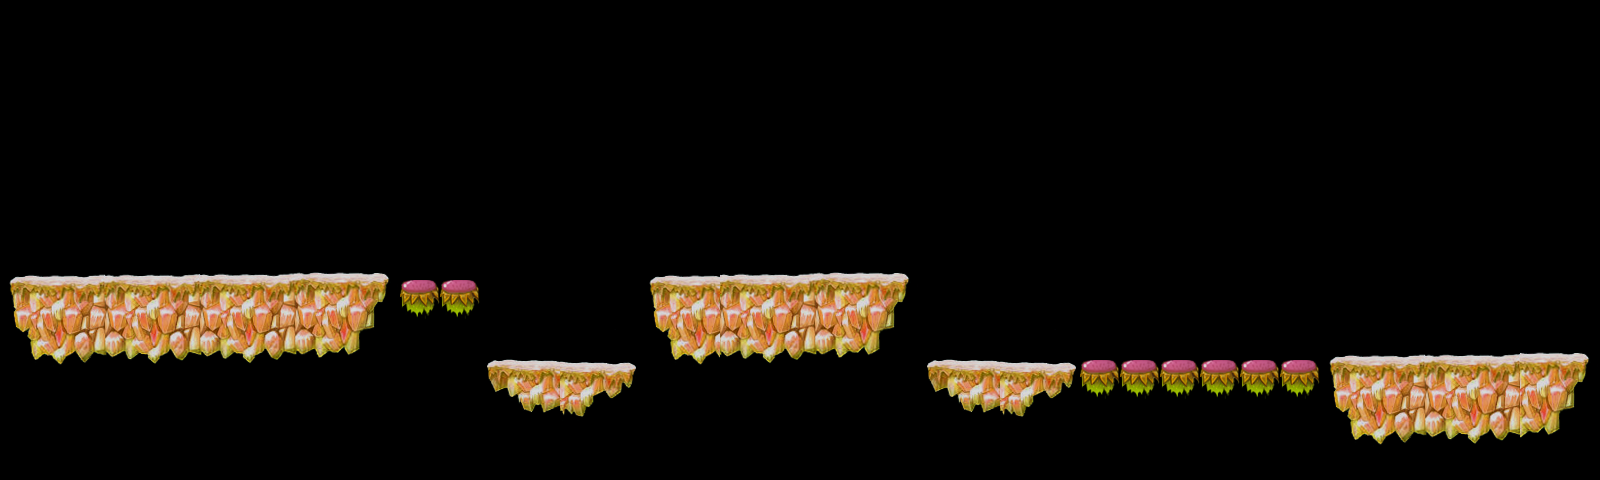

A 2D game scene composited from a Tiled map and its tileset images. What follows is a short description and the map's XML, with each tile layer's data collapsed to a summary:
An orthogonal 40x12 tile map with 40x40 px tiles, 3 tile layers (terrain1, decorate, protect), 1 hidden layer not drawn and 49 objects (37x 0, 7x c1, 5x 1).

<map version="1.0" orientation="orthogonal" width="40" height="12" tilewidth="40" tileheight="40">
 <tileset firstgid="1" name="forest" tilewidth="40" tileheight="40">
  <image source="forest.png" width="1600" height="400" />
 </tileset>
 <layer name="terrain1" width="40" height="12">
  <data>[480 cells, 120 non-empty, 52 distinct tile ids]</data>
 </layer>
 <layer name="terrain2" width="40" height="12" visible="0">
  <data>[480 cells, 0 non-empty, 0 distinct tile ids]</data>
 </layer>
 <layer name="decorate" width="40" height="12">
  <data>[480 cells, 14 non-empty, 8 distinct tile ids]</data>
 </layer>
 <layer name="protect" width="40" height="12">
  <data>[480 cells, 8 non-empty, 1 distinct tile ids]</data>
 </layer>
 <objectgroup name="collision" width="40" height="12">
  <object name="c1" x="0" y="280" width="400" height="200" />
  <object name="c1" x="480" y="360" width="160" height="120" />
  <object name="c1" x="640" y="280" width="280" height="200" />
  <object name="c1" x="920" y="360" width="160" height="120" />
  <object name="c1" x="1320" y="360" width="280" height="120" />
 </objectgroup>
 <objectgroup name="items" width="40" height="12">
  <object type="0" x="480" y="120" width="40" height="40" />
  <object type="0" x="520" y="120" width="40" height="40" />
  <object type="0" x="640" y="160" width="40" height="40" />
  <object type="0" x="920" y="120" width="40" height="40" />
  <object type="0" x="560" y="120" width="40" height="40" />
  <object type="0" x="600" y="120" width="40" height="40" />
  <object type="0" x="640" y="120" width="40" height="40" />
  <object type="0" x="680" y="160" width="40" height="40" />
  <object type="0" x="680" y="200" width="40" height="40" />
  <object type="0" x="720" y="200" width="40" height="40" />
  <object type="0" x="760" y="200" width="40" height="40" />
  <object type="0" x="800" y="200" width="40" height="40" />
  <object type="0" x="840" y="200" width="40" height="40" />
  <object type="0" x="840" y="160" width="40" height="40" />
  <object type="0" x="880" y="160" width="40" height="40" />
  <object type="1" x="880" y="120" width="40" height="40" />
  <object type="0" x="960" y="120" width="40" height="40" />
  <object type="0" x="1000" y="120" width="40" height="40" />
  <object type="0" x="1040" y="160" width="40" height="40" />
  <object type="0" x="1080" y="200" width="40" height="40" />
  <object type="0" x="1120" y="160" width="40" height="40" />
  <object type="0" x="1160" y="120" width="40" height="40" />
  <object type="0" x="1200" y="120" width="40" height="40" />
  <object type="0" x="1240" y="120" width="40" height="40" />
  <object type="0" x="1280" y="120" width="40" height="40" />
  <object type="0" x="1280" y="160" width="40" height="40" />
  <object type="0" x="1320" y="160" width="40" height="40" />
  <object type="0" x="1320" y="200" width="40" height="40" />
  <object type="0" x="1360" y="200" width="40" height="40" />
  <object type="0" x="1360" y="240" width="40" height="40" />
  <object type="0" x="1400" y="240" width="40" height="40" />
  <object type="0" x="1400" y="280" width="40" height="40" />
  <object type="0" x="1000" y="160" width="40" height="40" />
  <object type="0" x="1040" y="200" width="40" height="40" />
  <object type="0" x="1120" y="200" width="40" height="40" />
  <object type="0" x="1160" y="160" width="40" height="40" />
  <object type="0" x="1440" y="280" width="40" height="40" />
 </objectgroup>
 <objectgroup name="enemy" width="40" height="12">
  <object type="0" x="200" y="160" width="120" height="120" />
 </objectgroup>
 <objectgroup name="collision1" width="40" height="12">
  <object name="c1" x="400" y="280" width="80" height="200" />
  <object name="c1" x="1080" y="360" width="240" height="120" />
 </objectgroup>
 <objectgroup name="obstacle" width="40" height="12">
  <object type="1" x="480" y="280" width="80" height="80" />
  <object type="1" x="560" y="280" width="80" height="80" />
  <object type="1" x="920" y="280" width="80" height="80" />
  <object type="1" x="1000" y="280" width="80" height="80" />
 </objectgroup>
</map>
